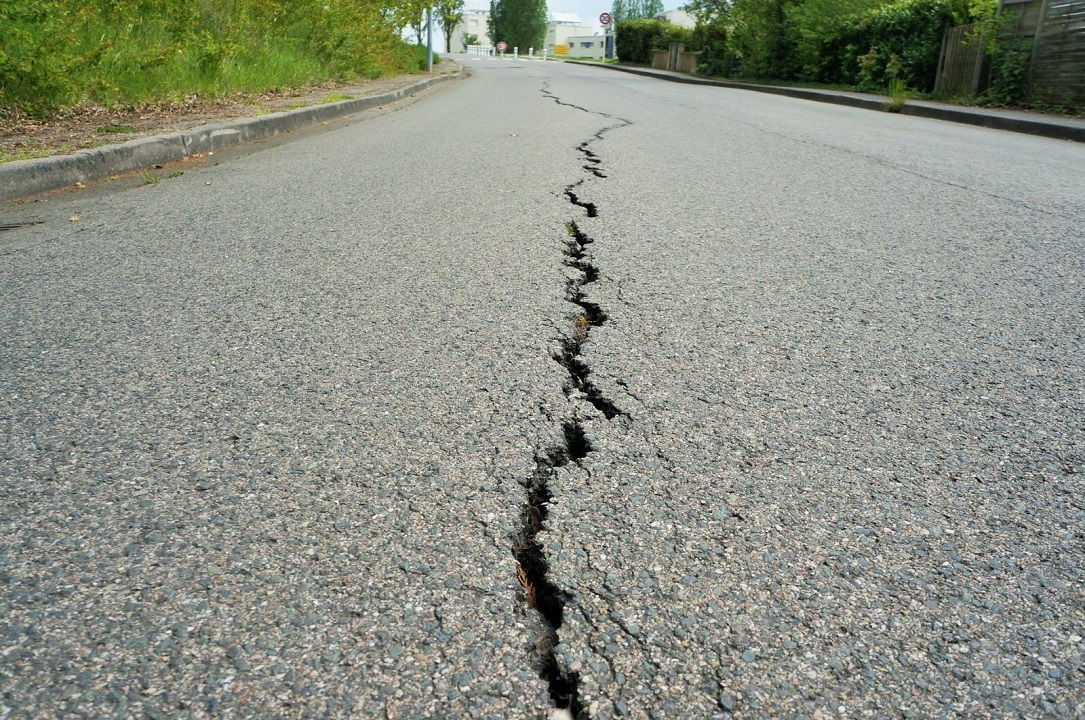
#> input picture Resources/fissure.jpg, 1085 x 720 px
$ python detectCrack.py   (older library calls are emulated)
#> lines starting #> are read from the running program, lines starting #| are printed output that depends on the picture; after the words box and inside, x2 and y2 are one past the last pixel; in counts of white or black regions, pixels touching at a corner belong together
import numpy as np
import cv2

#PROJECT: Detect Crack

import math
import scipy.ndimage


#Stack image function
def stackImages(scale,imgArray):
    rows = len(imgArray)
    cols = len(imgArray[0])
    rowsAvailable = isinstance(imgArray[0], list)
    width = imgArray[0][0].shape[1]
    height = imgArray[0][0].shape[0]
    if rowsAvailable:
        for x in range ( 0, rows):
            for y in range(0, cols):
                if imgArray[x][y].shape[:2] == imgArray[0][0].shape [:2]:
                    imgArray[x][y] = cv2.resize(imgArray[x][y], (0, 0), None, scale, scale)
                else:
                    imgArray[x][y] = cv2.resize(imgArray[x][y], (imgArray[0][0].shape[1], imgArray[0][0].shape[0]), None, scale, scale)
                if len(imgArray[x][y].shape) == 2: imgArray[x][y]= cv2.cvtColor( imgArray[x][y], cv2.COLOR_GRAY2BGR)
        imageBlank = np.zeros((height, width, 3), np.uint8)
        hor = [imageBlank]*rows
        hor_con = [imageBlank]*rows
        for x in range(0, rows):
            hor[x] = np.hstack(imgArray[x])
        ver = np.vstack(hor)
    else:
        for x in range(0, rows):
            if imgArray[x].shape[:2] == imgArray[0].shape[:2]:
                imgArray[x] = cv2.resize(imgArray[x], (0, 0), None, scale, scale)
            else:
                imgArray[x] = cv2.resize(imgArray[x], (imgArray[0].shape[1], imgArray[0].shape[0]), None,scale, scale)
            if len(imgArray[x].shape) == 2: imgArray[x] = cv2.cvtColor(imgArray[x], cv2.COLOR_GRAY2BGR)
        hor= np.hstack(imgArray)
        ver = hor
    return ver


def non_max_suppression(data, win):
    data_max = scipy.ndimage.filters.maximum_filter(data, footprint=win, mode='constant')
    data_max[data != data_max] = 0
    return data_max

def orientated_non_max_suppression(mag, ang):
    ang_quant = np.round(ang / (np.pi/4)) % 4
    winE = np.array([[0, 0, 0],[1, 1, 1], [0, 0, 0]])
    winSE = np.array([[1, 0, 0], [0, 1, 0], [0, 0, 1]])
    winS = np.array([[0, 1, 0], [0, 1, 0], [0, 1, 0]])
    winSW = np.array([[0, 0, 1], [0, 1, 0], [1, 0, 0]])

    magE = non_max_suppression(mag, winE)
    magSE = non_max_suppression(mag, winSE)
    magS = non_max_suppression(mag, winS)
    magSW = non_max_suppression(mag, winSW)

    mag[ang_quant == 0] = magE[ang_quant == 0]
    mag[ang_quant == 1] = magSE[ang_quant == 1]
    mag[ang_quant == 2] = magS[ang_quant == 2]
    mag[ang_quant == 3] = magSW[ang_quant == 3]
    return mag


# start calulcation
path="Resources/fissure.jpg"
img = cv2.imread(path)
#> img is the input picture: shape (720, 1085, 3); mean B, G, R 131.5, 143.8, 139.8
gray_image=cv2.cvtColor(img,cv2.COLOR_BGR2GRAY)

with_nmsup = True #apply non-maximal suppression
fudgefactor = 0.55 #with this threshold you can play a little bit
            #for crack.jpg, the best is 2.2
            #for crack1.jpg, the best is 1.7
            #for crack2.jpg, the best is 1.1
            #for fissure.jpg, the best is 0.55
            #for crack3.jpg, the best is 0.9


sigma = 21 #for Gaussian Kernel
kernel = 2*math.ceil(2*sigma)+1 #Kernel size

gray_image = gray_image/255.0
blur = cv2.GaussianBlur(gray_image, (kernel, kernel), sigma)
gray_image = cv2.subtract(gray_image, blur)

# compute sobel response
sobelx = cv2.Sobel(gray_image, cv2.CV_64F, 1, 0, ksize=3)
sobely = cv2.Sobel(gray_image, cv2.CV_64F, 0, 1, ksize=3)
mag = np.hypot(sobelx, sobely)
ang = np.arctan2(sobely, sobelx)
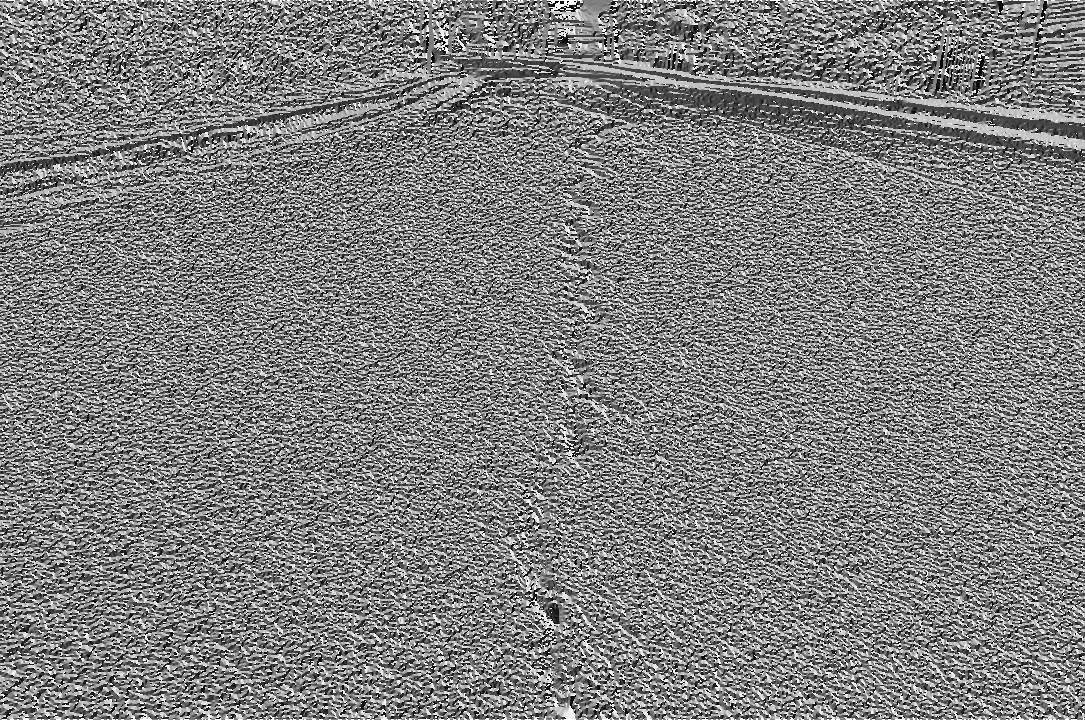
#> ang: shape (720, 1085) float64; min -3.14, max 3.14, mean -0.00428; drawn with min black and max white

# threshold
threshold = 4 * fudgefactor * np.mean(mag)
#> threshold = 1.07
mag[mag < threshold] = 0


#either get edges directly
if with_nmsup is False:
    mag = cv2.normalize(mag, 0, 255, cv2.NORM_MINMAX)
    kernel = np.ones((5,5),np.uint8)
    result = cv2.morphologyEx(mag, cv2.MORPH_CLOSE, kernel)
    cv2.imshow('im', result)
    cv2.waitKey()

#or apply a non-maximal suppression
else:

    # non-maximal suppression
    mag = orientated_non_max_suppression(mag, ang)
#> in non_max_suppression, `data_max[data != data_max] = 0`: data_max: shape (720, 1085) float64; min 0, max 3.87, mean 0.0631
#> in non_max_suppression (call 2), `data_max[data != data_max] = 0`: data_max: shape (720, 1085) float64; min 0, max 3.87, mean 0.0832
#> in non_max_suppression (call 3), `data_max[data != data_max] = 0`:
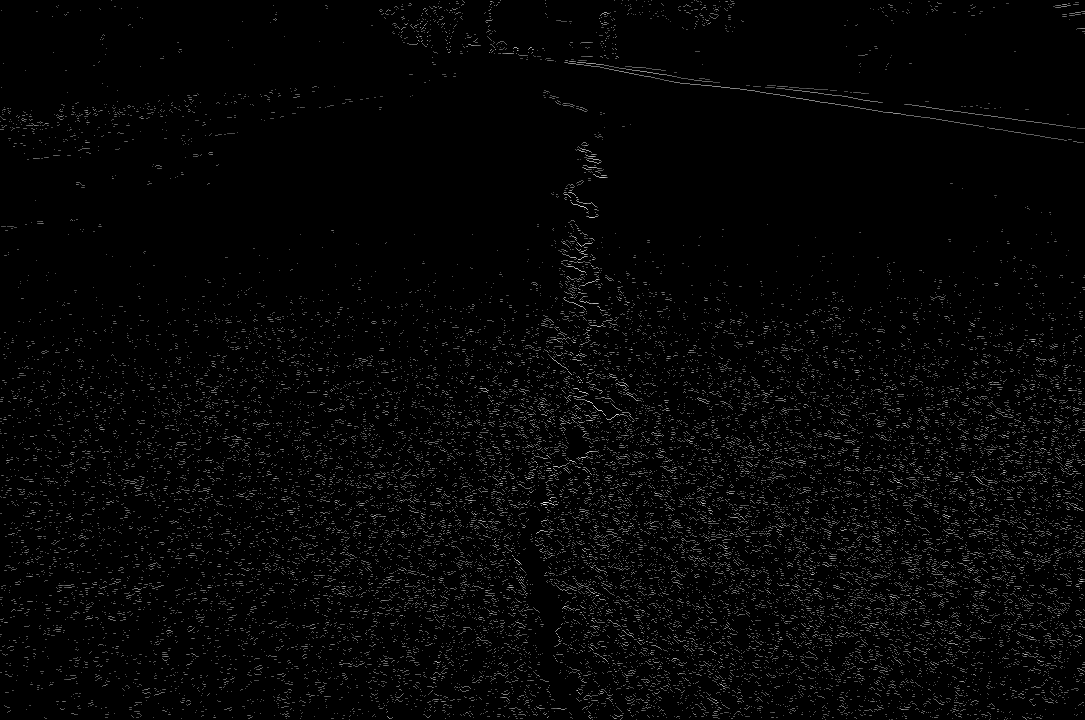
#> data_max: shape (720, 1085) float64; min 0, max 3.87, mean 0.0823; drawn with min black and max white
#> in non_max_suppression (call 4), `data_max[data != data_max] = 0`: data_max: shape (720, 1085) float64; min 0, max 3.87, mean 0.0897
#> in orientated_non_max_suppression, `mag[ang_quant == 0] = magE[ang_quant == 0]`: mag: shape (720, 1085) float64; min 0, max 3.87, mean 0.111
#> in orientated_non_max_suppression, `mag[ang_quant == 1] = magSE[ang_quant == 1]`: mag: shape (720, 1085) float64; min 0, max 3.87, mean 0.109
#> in orientated_non_max_suppression, `mag[ang_quant == 2] = magS[ang_quant == 2]`: mag: shape (720, 1085) float64; min 0, max 3.87, mean 0.101
#> in orientated_non_max_suppression, `mag[ang_quant == 3] = magSW[ang_quant == 3]`: mag: shape (720, 1085) float64; min 0, max 3.87, mean 0.0953
    # create mask
    mag[mag > 0] = 255
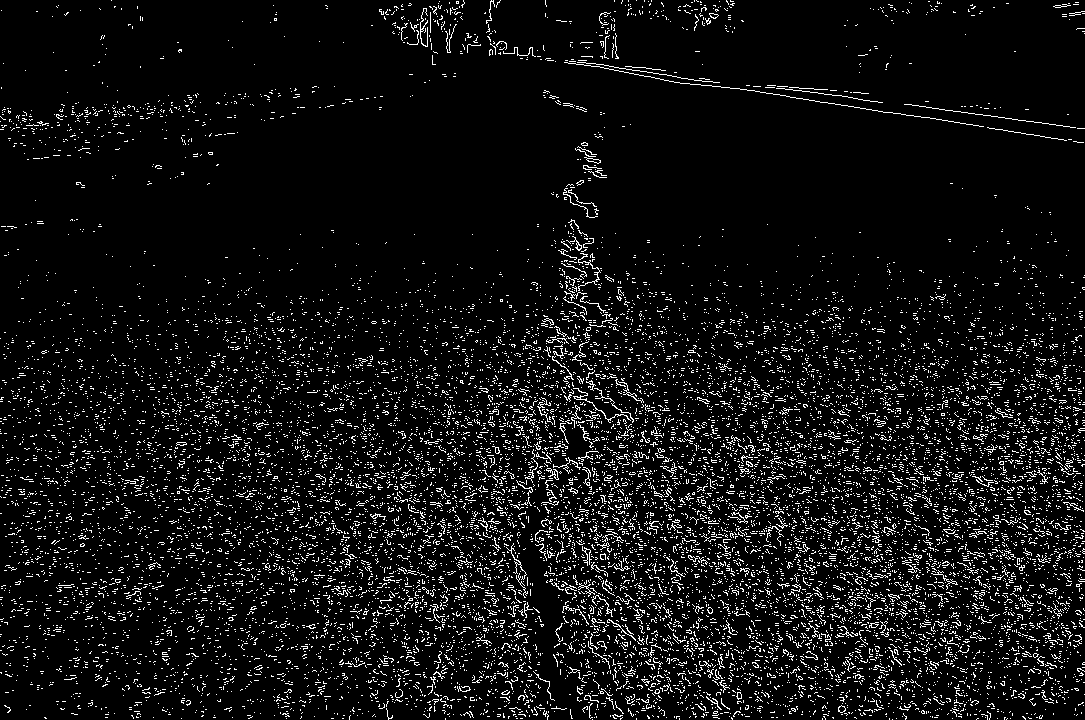
#> mag: shape (720, 1085) float64; 6.8% white in thin lines or dots
    mag = mag.astype(np.uint8)
#> mag: shape (720, 1085); 6.8% white in thin lines or dots

    kernel = np.ones((5,5),np.uint8)
    result = cv2.morphologyEx(mag, cv2.MORPH_CLOSE, kernel)
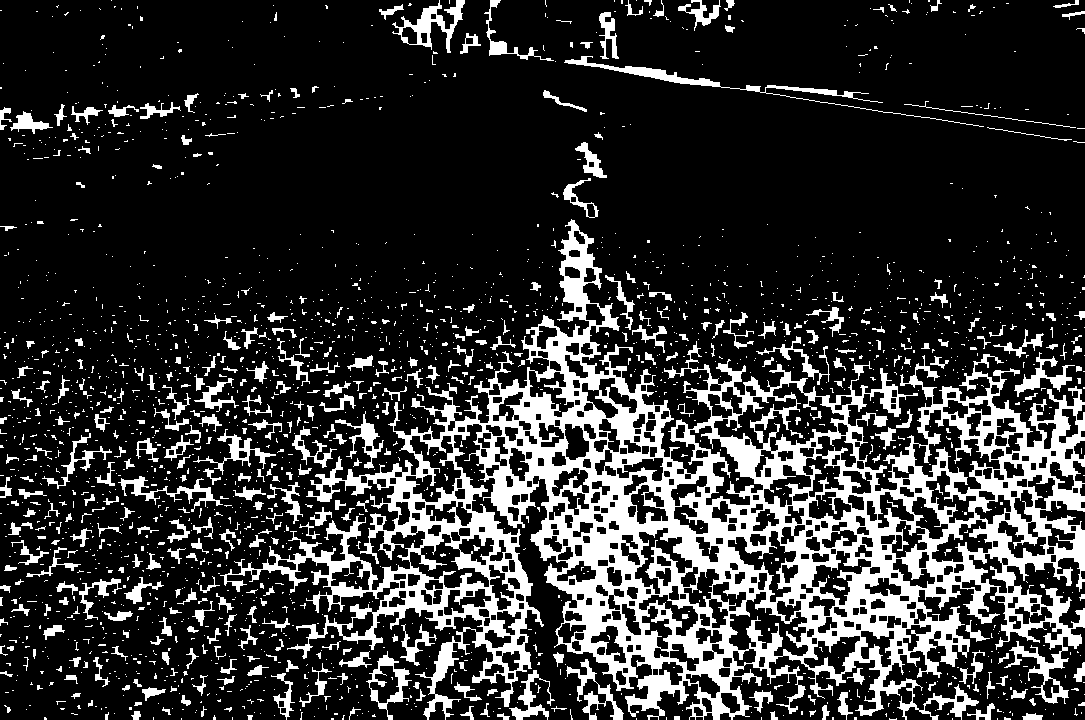
#> result: shape (720, 1085); 19.8% white; 2228 white regions (1836 under 20 px), largest, box (x1, y1, x2, y2) and area: (220, 219, 1085, 720) 109951, (564, 56, 984, 127) 1720, (392, 0, 465, 53) 1188

imgStack=stackImages(0.7,([img,result]))
#> in stackImages, `rows = len(imgArray)`: rows = 2
#> in stackImages, `cols = len(imgArray[0])`: cols = 720
#> in stackImages, `rowsAvailable = isinstance(imgArray[0], list)`: rowsAvailable = False
#> after the loop in stackImages, `for x in range(0, rows):`: imgArray = 2 items
#> in stackImages, `hor= np.hstack(imgArray)`:
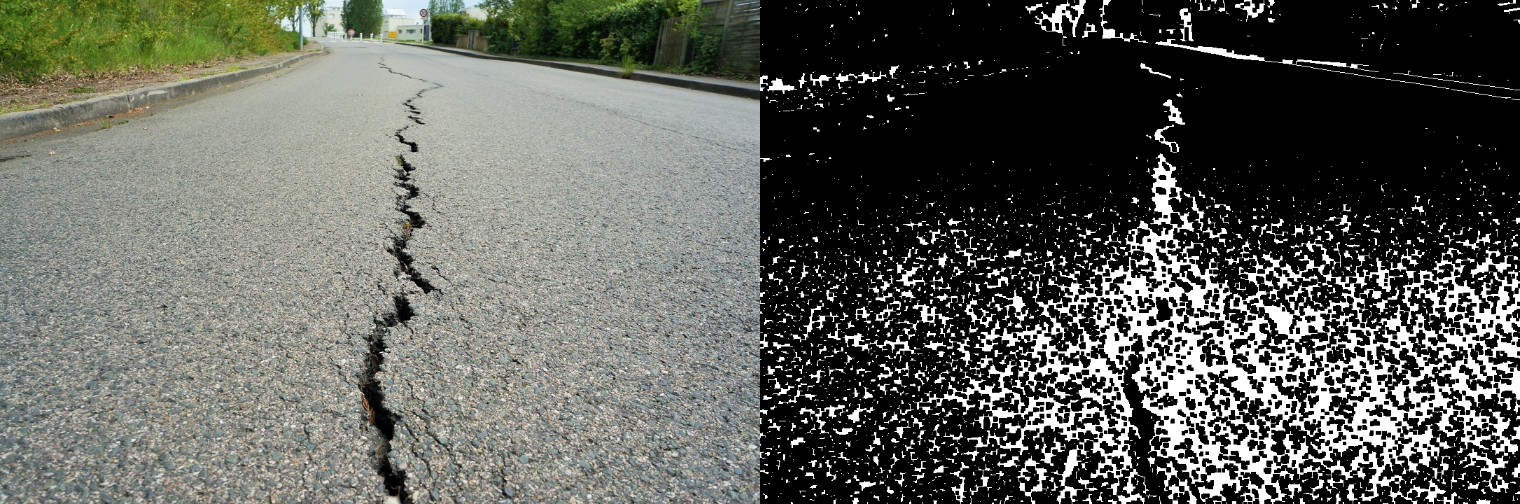
#> hor: shape (504, 1520, 3); mean of channels 0, 1, 2 91, 97.1, 95.1; drawn as B, G, R
cv2.imshow('Image Stack', imgStack)
cv2.waitKey(0)

$ run again, with Resources/crack1.jpg copied over Resources/fissure.jpg
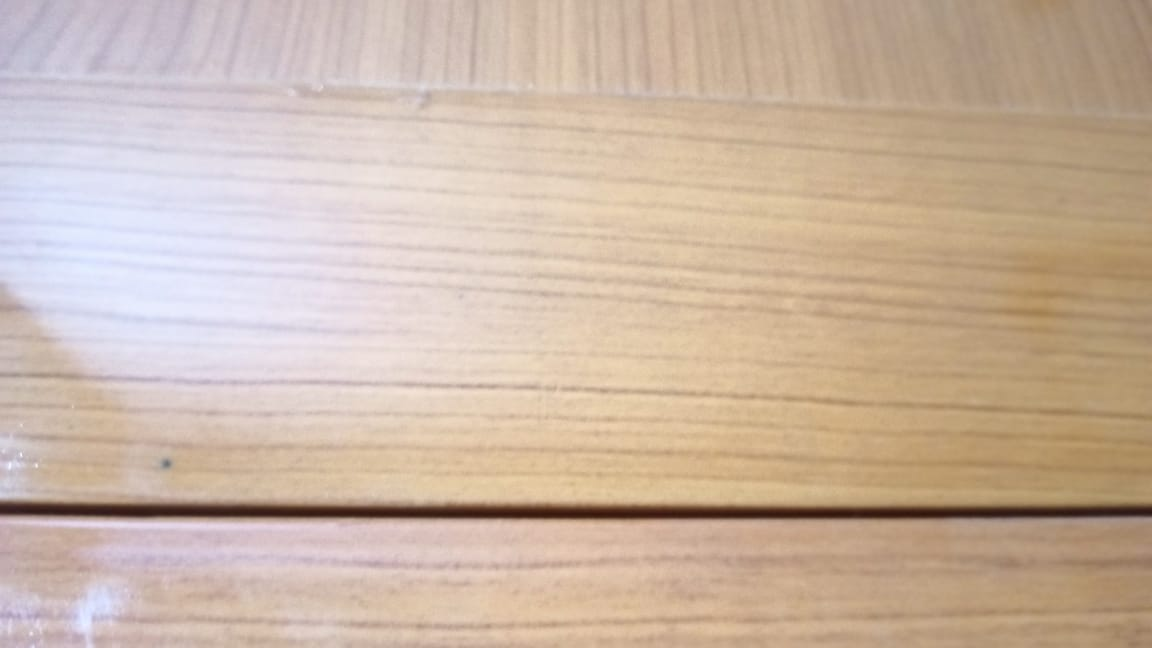
#> input picture Resources/crack1.jpg, 1152 x 648 px
#> img is the input picture: shape (648, 1152, 3); mean B, G, R 165.4, 182.5, 203.6
#> threshold = 0.143
#> `mag[mag > 0] = 255`:
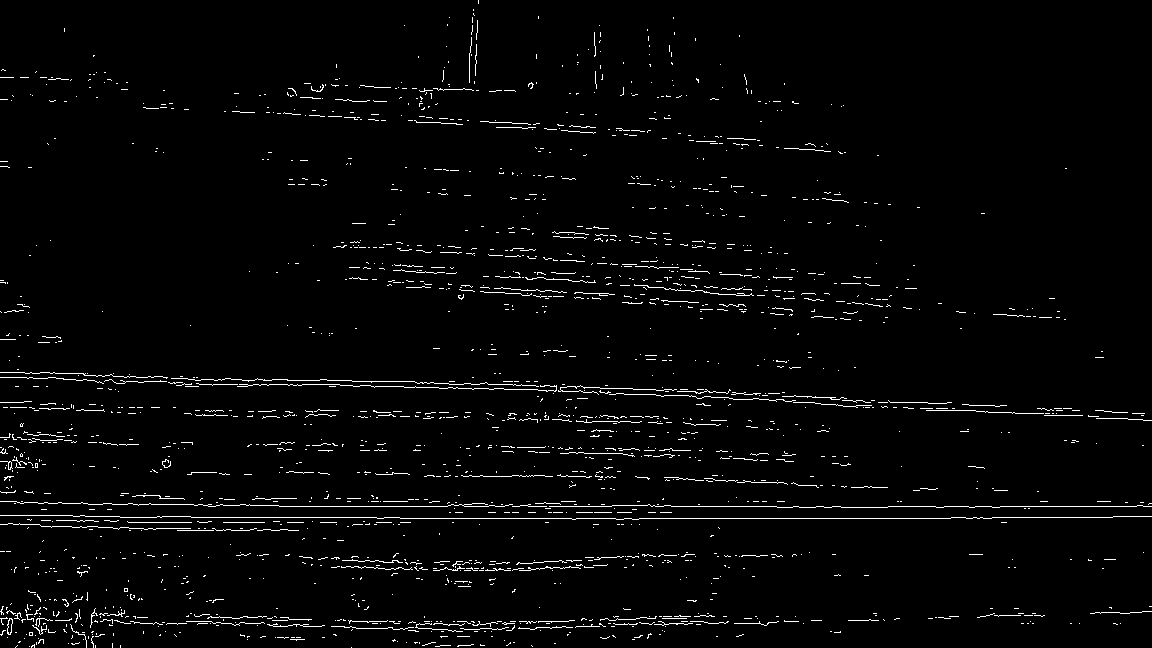
#> mag: shape (648, 1152) float64; 2.4% white in thin lines or dots
#> result: shape (648, 1152); 4.7% white; 805 white regions (639 under 20 px), largest, box (x1, y1, x2, y2) and area: (0, 369, 875, 408) 5151, (0, 515, 1152, 531) 2923, (0, 493, 1152, 513) 2459
#> rows = 2
#> cols = 648
#> rowsAvailable = False
#> after the loop in stackImages, `for x in range(0, rows):`: imgArray = 2 items
#> in stackImages, `hor= np.hstack(imgArray)`:
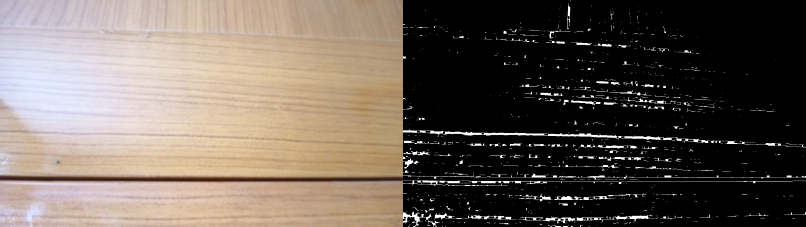
#> hor: shape (454, 1612, 3) (shown at 1/2 size); mean of channels 0, 1, 2 88.6, 97.1, 107.7; drawn as B, G, R
